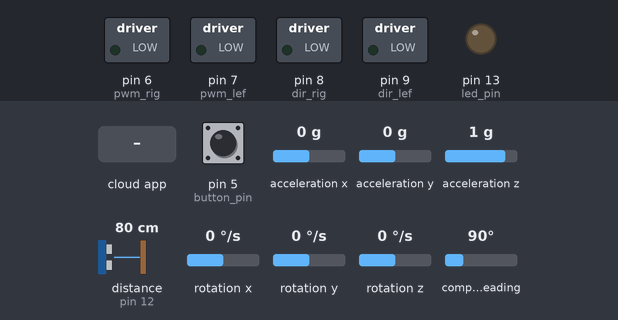
A sketch run on a simulated Arduino Mega 2560, built with avr-gcc and run on an emulated ATmega2560. Parts: switched loads named in the sketch (green lamp = pin HIGH), output pins drawn as LEDs (lit = HIGH). Inputs (shaded band) come from the test bench; at power-on: pin 5 (button_pin) HIGH, acceleration x 0 g, acceleration y 0 g, acceleration z 1 g, distance to the obstacle (sensor on pin 12) 80 cm, rotation x 0 °/s, rotation y 0 °/s, rotation z 0 °/s, compass heading 90°. The echo pulse lasts 58.3 µs per cm; the ROS host is connected and sends only what is stated.

Above: at 1.2 s.
1.3 s: the phone or cloud app sets linear.x to -100
At 2.1 s:
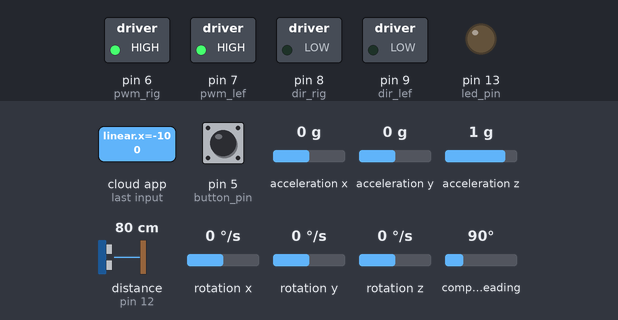
3.8 s: the phone or cloud app sets linear.x to 100
At 4.6 s:
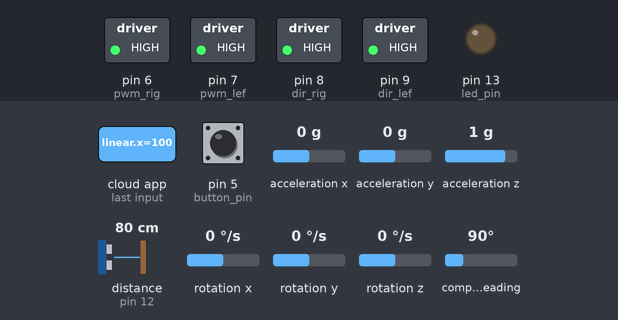
At 5.9 s:
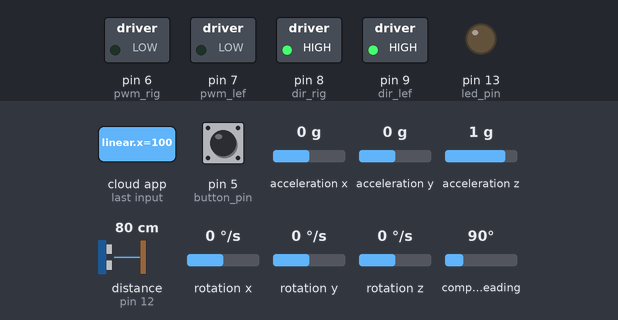
Timing chart, 0 to 7.4 s (numbered marks = the images above; inputs shaded):
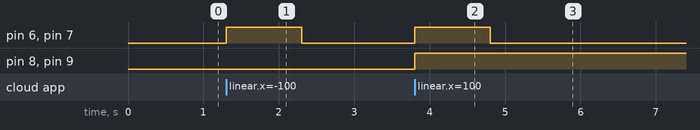

The sketch:

A_U_E_updated.ino
```cpp
//Welcome to Durga prasad coding
#define USE_USBCON
#include <Wire.h>
#include <PID_v1.h>
#include <ros.h>
#include <std_msgs/String.h>
#include <geometry_msgs/Vector3Stamped.h>
#include <geometry_msgs/Twist.h>
#include <geometry_msgs/Pose2D.h>
#include <ros/time.h>
#include <ArduinoHardware.h>
#include <std_msgs/Float64.h>
#include <Adafruit_BNO055.h>
#include <utility/imumaths.h>0
#include <tf/transform_broadcaster.h>
#include <sensor_msgs/Imu.h>
#include <sensor_msgs/Range.h>
#include <std_msgs/Bool.h>
#include <Ultrasonic.h>
/***********************************************************************************
  loop time Decleration like frequency for publishing
************************************************************************************/
#define LOOPTIME 100     //Looptime in millisecond
const byte noCommLoopMax = 10;                //number of main loops the robot will execute without communication before stopping
unsigned int noCommLoops = 0;                 //main loop without communication counter
Adafruit_BNO055 bno = Adafruit_BNO055(55, 0x28);
/***********************************************************************************
exit sensor Declaration
************************************************************************************/
const int button_pin = 5;
   const int led_pin = 13;

   bool last_reading;
   long last_debounce_time=0;
   long debounce_delay=6000;
   bool published = true;
/***********************************************************************************
  motor pin numbers Decleration
************************************************************************************/
#define dir_rig 8
#define pwm_rig 6
#define dir_lef 9
#define pwm_lef 7
/******************************************************************************
  ULTRASONIC input pin numbers Decleration
************************************************************************************/
Ultrasonic ultrasonic_m(11,12); //11 trig,12 echo
long ultra_last_debounce_time=0;
long ultra_debounce_delay=6000;
int duration;
int distance;
int ultracount;
int u_m;
/***********************************************************************************
  encoder input pin numbers Decleration
************************************************************************************/
const byte interruptPin_rais_a_rig = 31;       //2, 3, 18, 19, 20, 21 interrupt pins
const byte interruptPin_fal_a_rig = 33;
const byte interruptPin_rais_b_rig = 35;
const byte interruptPin_fal_b_rig = 37;

const byte interruptPin_rais_a_lef = 22;       //2, 3, 18, 19, 20, 21 interrupt pins
const byte interruptPin_fal_a_lef = 23;
const byte interruptPin_rais_b_lef = 24;
const byte interruptPin_fal_b_lef = 25;

volatile byte state = LOW;
signed long int count_rig = 0, count_lef = 0;
int en_a_state_rig = 0, en_b_state_rig = 0, en_a_las_state_rig = 0, en_b_las_state_rig = 0;
int en_a_state_lef = 0, en_b_state_lef = 0, en_a_las_state_lef = 0, en_b_las_state_lef = 0;

long encoder_left = 0;
long encoder_right = 0;
/***********************************************************************************
  speed Decleration
*********************************************************************************/
const double speed_pwm = 0.00148 ;//0.00083--dc motors //0.00235 //0.011
const double min_speed_cmd = 0.02962;//100 rpm  0.01349; //50 rpm//0.0038--dc motors; //2.26; //0.0882;
unsigned long lastMilli = 0, lm = 0;
const double radius = 0.0625;  //0.06125;////0.055681818;                   //Wheel radius, in m
const double wheelbase = 0.32; //0.32;               //Wheelbase, in m

double c_r = 0, c_l = 0;

double speed_req = 0;                         //Desired linear speed for the robot, in m/s
double angular_speed_req = 0;                 //Desired angular speed for the robot, in rad/s

double speed_req_left = 0;                    //Desired speed for left wheel in m/s
double speed_act_left = 0;                    //Actual speed for left wheel in m/s
double speed_cmd_left = 0;                    //Command speed for left wheel in m/s

double speed_req_right = 0;                   //Desired speed for right wheel in m/s
double speed_act_right = 0;                   //Actual speed for right wheel in m/s
double speed_cmd_right = 0;                   //Command speed for right wheel in m/s

const double max_speed = 0.03599; /// above 100 rpm// //0.16--dc motors;                 //Max speed in m/s
/******initialize Pwm values to zero**********/
int PWM_leftMotor = 0;
int PWM_rightMotor = 0;
int d = 0;
/***********************************************************************************
  PID Decleration
************************************************************************************/
const double PID_left_param[] = { 0.24, 0, 1 }; //Respectively Kp//0.29, Ki and Kd for left motor PID
const double PID_right_param[] = { 0.24, 0, 1 }; //Respectively Kp//0.262, Ki and Kd for right motor PID
PID PID_leftMotor(&speed_act_left, &speed_cmd_left, &speed_req_left, PID_left_param[0], PID_left_param[1], PID_left_param[2], DIRECT);          //Setting up the PID for left motor
PID PID_rightMotor(&speed_act_right, &speed_cmd_right, &speed_req_right, PID_right_param[0], PID_right_param[1], PID_right_param[2], DIRECT);   //Setting up the PID for right motor

ros::NodeHandle nh;
/***********************************************************************************
  Function to handle cmd_vel
************************************************************************************/
void handle_cmd (const geometry_msgs::Twist& cmd_vel)
{
  noCommLoops = 0;                                                  //Reset the counter for number of main loops without communication
  // if(ultracount==1)
 // {
    speed_req = cmd_vel.linear.x;                                     //Extract the commanded linear speed from the message

    angular_speed_req = cmd_vel.angular.z;                            //Extract the commanded angular speed from the message

    speed_req_left  = speed_req - angular_speed_req * (wheelbase / 2); //Calculate the required speed for the left motor to comply with commanded linear and angular speeds
    speed_req_right = speed_req + angular_speed_req * (wheelbase / 2); //Calculate the required speed for the right motor to comply with commanded linear and angular speeds
  //}
  //    else if(ultracount==0)
  //    {
  //      speed_req_left=0;
  //      speed_req_right=0;
  //      }
}
/***********************************************************************************
  Decelartion & Intialization of PUB & SUB message types and functiolns
************************************************************************************/

geometry_msgs::Pose2D pwm_output_msg;
geometry_msgs::Pose2D encoder_msg;
geometry_msgs::Vector3Stamped speed_msg;                                //create a "speed_msg" ROS message
sensor_msgs::Imu imu_msg;
sensor_msgs::Range sonar_msg_m;//ultrasonic
std_msgs::Bool pushed_msg;

geometry_msgs::TransformStamped t;
geometry_msgs::TransformStamped l;
tf::TransformBroadcaster broadcaster;
char base_link[] = "/base_link";
char imu_frame[] = "/imu";
char ultra_frame[]="/ultrasonic";
ros::Publisher pub_sonar_m("rangeSonar_m", &sonar_msg_m);
ros::Publisher pub_button("pushed", &pushed_msg);
ros::Publisher imu_pub("imu_data", &imu_msg);
//ros::Publisher range_pub("sonar",&range_msg);
ros::Subscriber<geometry_msgs::Twist> cmd_vel("cmd_vel", handle_cmd);   //create a subscriber to ROS topic for velocity commands (will execute "handle_cmd" function when receiving data)
ros::Publisher speed_pub("speed", &speed_msg);                          //create a publisher to ROS topic "speed" using the "speed_msg" type
ros::Publisher pwm_output_pub("pwm_output", &pwm_output_msg);
ros::Publisher encoder_pub("encoder", &encoder_msg);

/*************************************************************************************
  setup
**************************************************************************************/
void setup()
{
  nh.initNode();                            //init ROS node
  nh.getHardware()->setBaud(115200);         //set baud for ROS serial communication
  nh.subscribe(cmd_vel);                    //suscribe to ROS topic for velocity commands
  nh.advertise(speed_pub);                  //prepare to publish speed in ROS topic
  nh.advertise(encoder_pub);
  nh.advertise(pwm_output_pub);
  nh.advertise(imu_pub);

     nh.advertise(pub_button);
     nh.advertise(pub_sonar_m);
  //nh.advertise(range_pub);
  broadcaster.init(nh);
  /**************************************************************
    Exit & ultra
    *******************************************************************/
    ultrasonic_m.setTimeout(40000UL);


     pinMode(led_pin, OUTPUT);
     pinMode(button_pin, INPUT);

     //Enable the pullup resistor on the button
     digitalWrite(button_pin, HIGH);

     //The button is a normally button
    // last_reading = ! digitalRead(button_pin);

  /**************************************************************************************
    BNo055 testing
  ***************************************************************************************/
 while (!bno.begin())
  {
    nh.loginfo("No BNO055 detected");
  }
  /**************************************************************************************
    encoders and motors initilization
  **************************************************************************************/
  pinMode (pwm_rig, OUTPUT);
  pinMode (dir_rig, OUTPUT);
  pinMode (pwm_lef, OUTPUT);
  pinMode (dir_lef, OUTPUT);

  //pinMode(trigPin, OUTPUT);
 // pinMode(echoPin, INPUT);

  pinMode(interruptPin_rais_a_rig, INPUT_PULLUP);
  attachInterrupt(digitalPinToInterrupt(interruptPin_rais_a_rig), rais_a_rig, RISING);
  pinMode(interruptPin_fal_a_rig, INPUT_PULLUP);
  attachInterrupt(digitalPinToInterrupt(interruptPin_fal_a_rig), fall_a_rig, FALLING);
  pinMode(interruptPin_rais_b_rig, INPUT_PULLUP);
  attachInterrupt(digitalPinToInterrupt(interruptPin_rais_b_rig), rais_b_rig, RISING);
  pinMode(interruptPin_fal_b_rig, INPUT_PULLUP);
  attachInterrupt(digitalPinToInterrupt(interruptPin_fal_b_rig), fall_b_rig, FALLING);

  pinMode(interruptPin_rais_a_lef, INPUT_PULLUP);
  attachInterrupt(digitalPinToInterrupt(interruptPin_rais_a_lef), rais_a_lef, RISING);
  pinMode(interruptPin_fal_a_lef, INPUT_PULLUP);
  attachInterrupt(digitalPinToInterrupt(interruptPin_fal_a_lef), fall_a_lef, FALLING);
  pinMode(interruptPin_rais_b_lef, INPUT_PULLUP);
  attachInterrupt(digitalPinToInterrupt(interruptPin_rais_b_lef), rais_b_lef, RISING);
  pinMode(interruptPin_fal_b_lef, INPUT_PULLUP);
  attachInterrupt(digitalPinToInterrupt(interruptPin_fal_b_lef), fall_b_lef, FALLING);
}
/**************************************************************************************
  Loop starts here
**************************************************************************************/
void loop()
{
  nh.spinOnce();
  if ((millis() - lastMilli) >= LOOPTIME)
  {
    lastMilli = millis();
    c_l = count_lef;
    c_r = count_rig;
    if (abs(count_lef) < 5) {                                                //Avoid taking in account small disturbances
      speed_act_left = 0;
    }
    else
    {
      speed_act_left = ((c_l / 2786) * 2 * (22 / 7) * radius) * (1000 / LOOPTIME); // calculate speed of left wheel             !!!! 990 encoder total pulse coun //384 //15260--dc motors
    }

    if (abs(count_rig) < 5) {                                               //Avoid taking in account small disturbances
      speed_act_right = 0;
    }
    else {
      speed_act_right = ((c_r / 2786) * 2 * (22 / 7) * radius) * (1000 / LOOPTIME); // calculate speed of right wheel          !!!! 990 encoder total pulse coun
    }

    encoder_left = encoder_left + count_lef;
    encoder_right = encoder_right + count_rig;

    //        if(encoder_left>32000) encoder_left = 0;
    //       if(encoder_right>32000) encoder_right = 0;

    count_lef = 0;
    count_rig = 0;

    speed_cmd_left = constrain(speed_cmd_left, -max_speed, max_speed);
    PID_leftMotor.Compute();                                                 // compute PWM value for left motor
    PWM_leftMotor = constrain(((speed_req_left + sgn(speed_req_left) * min_speed_cmd) / speed_pwm) + (speed_cmd_left / speed_pwm), -255, 255);

    if (noCommLoops >= noCommLoopMax)
    { //Stopping if too much time without command
      analogWrite(pwm_lef, 0);
    }
    else if (speed_req_left == 0) {                      //Stopping
      analogWrite(pwm_lef, 0);
    }
    else if (PWM_leftMotor > 0) {                         //Going forward
      analogWrite(pwm_lef, PWM_leftMotor);
      digitalWrite(dir_lef, HIGH);
    }
    else {                                               //Going backward
      analogWrite(pwm_lef, abs(PWM_leftMotor));
      digitalWrite(dir_lef, LOW);
    }

    speed_cmd_right = constrain(speed_cmd_right, -max_speed, max_speed);
    PID_rightMotor.Compute();                                                 // compute PWM value for right motor
    PWM_rightMotor = constrain(((speed_req_right + sgn(speed_req_right) * min_speed_cmd) / speed_pwm) + (speed_cmd_right / speed_pwm) , -255, 255);

    if (noCommLoops >= noCommLoopMax) {                   //Stopping if too much time without command
      analogWrite(pwm_rig, 0);
    }
    else if (speed_req_right == 0) {                      //Stopping
      analogWrite(pwm_rig, 0);
    }
    else if (PWM_rightMotor > 0) {                        //Going forward
      analogWrite(pwm_rig, PWM_rightMotor);
      digitalWrite(dir_rig, HIGH);
    }
    else {                                                //Going backward
      analogWrite(pwm_rig, abs(PWM_rightMotor));
      digitalWrite(dir_rig, LOW);
    }

    noCommLoops++;
    if (noCommLoops == 65535) {
      noCommLoops = noCommLoopMax;
    }
    updateimu();
    //updateultra();
    publishSpeed();
       updateexit();
   updateultra();
  }
}
/**************************************************************************************
  publish Odometry
**************************************************************************************/
void publishSpeed()
{
  speed_msg.header.stamp = nh.now();      //timestamp for odometry data
  speed_msg.vector.x = speed_act_left;    //left wheel speed (in m/s)
  speed_msg.vector.y = speed_act_right;   //right wheel speed (in m/s)
  speed_msg.vector.z = 0.1;//0.2;   //looptime, should be the same as specified in LOOPTIME (in s)
  speed_pub.publish(&speed_msg);


  encoder_msg.x = millis();
  encoder_msg.y = encoder_right;
  encoder_pub.publish( &encoder_msg);

  pwm_output_msg.x = PWM_leftMotor;
  pwm_output_msg.y = PWM_rightMotor;
  pwm_output_pub.publish(&pwm_output_msg);

  imu_pub.publish(&imu_msg);
  //  range_pub.publish(&range_msg);


  //t.header.stamp = nh.now();
  // broadcaster.sendTransform(t);

  nh.spinOnce();
  nh.loginfo("Publishing odometry");
}
/**************************************************************************************
  update imu
**************************************************************************************/
void updateimu()
{
  nh.spinOnce();
  imu::Quaternion quat = bno.getQuat();
  sensors_event_t orientationData , angVelocityData , linearAccelData, magnetometerData, accelerometerData, gravityData;
  bno.getEvent(&angVelocityData, Adafruit_BNO055::VECTOR_GYROSCOPE);
  //bno.getEvent(&linearAccelData, Adafruit_BNO055::VECTOR_LINEARACCEL);
  bno.getEvent(&accelerometerData, Adafruit_BNO055::VECTOR_ACCELEROMETER);
  imu_msg.header.stamp = nh.now();
  imu_msg.header.frame_id = "imu";
  imu_msg.orientation.x = quat.x();
  imu_msg.orientation.y = quat.y();
  imu_msg.orientation.z = quat.z();
  imu_msg.orientation.w = quat.w();
  imu_msg.angular_velocity.x = angVelocityData.gyro.x;
  imu_msg.angular_velocity.y = angVelocityData.gyro.y;
  imu_msg.angular_velocity.z = angVelocityData.gyro.z;
  imu_msg.linear_acceleration.x = accelerometerData.acceleration.x;
  imu_msg.linear_acceleration.y = accelerometerData.acceleration.y;
  imu_msg.linear_acceleration.z = accelerometerData.acceleration.z;

  l.header.frame_id = base_link;
  l.child_frame_id = imu_frame;
  // l.header.frame_id = imu_frame;
  l.transform.rotation.x = 0;
  l.transform.rotation.y = 0;
  l.transform.rotation.z = 0;
  l.transform.rotation.w = 1.0;
  l.header.stamp = nh.now();
  // if ((millis() - lm) >= 1000)
  { lm = millis();
    broadcaster.sendTransform(l);
  }

}
void updateexit()
{
   bool reading = digitalRead(button_pin);
   if(reading ==0){

     if ( (millis() - last_debounce_time)  > debounce_delay) {

      nh.loginfo("0");
            last_debounce_time=millis();
            pushed_msg.data = reading;
            pub_button.publish(&pushed_msg);
     }
     }

//     if(reading ==1)
//     {
//       // nh.loginfo("1");
//     }

}
/**************************************************************************************
ULTRASONIC
**************************************************************************************/
void updateultra()
{
  //nh.spinOnce();


if(ultrasonic_m.read()<40)
{
  u_m=ultrasonic_m.read();
   ultracount=0;
  if ((millis() - ultra_last_debounce_time)  > ultra_debounce_delay) {
      ultra_last_debounce_time = millis();

       sonar_msg_m.range = u_m;
    pub_sonar_m.publish(&sonar_msg_m);
     nh.loginfo("ultrasonic");
  }
}
 else
 {
  ultracount=1;
 }
// t.header.frame_id =base_link;
// t.child_frame_id = ultra_frame;
// t.transform.translation.x=0.2;
// t.transform.translation.y=0;
// t.transform.translation.z=0.055;
// t.transform.rotation.x =0;
// t.transform.rotation.y =0;
// t.transform.rotation.z =0;
// t.transform.rotation.w = 1.0;
// t.header.stamp = nh.now();
// broadcaster.sendTransform(t);
}
/**************************************************************************************************************
  ENCODER CALCULATIONS
**************************************************************************************/
void rais_a_rig() {                                                                                                                         //interrupt right functions
  en_a_state_rig = HIGH;
  calculataion_rig();
}
void fall_a_rig() {
  en_a_state_rig = LOW;
  calculataion_rig();
}
void rais_b_rig() {
  en_b_state_rig = HIGH;
  calculataion_rig();
}
void fall_b_rig() {

  en_b_state_rig = LOW;
  calculataion_rig();
}
void calculataion_rig()                                                                                                                   //interrupt right calculations
{
  if (en_a_state_rig != en_a_las_state_rig)
  {
    if (en_b_state_rig == en_a_state_rig)
    {
      count_rig --;
    }
    else
    {
      count_rig ++;
    }
  }
  else if (en_a_state_rig == en_a_las_state_rig)
  {

    if (en_b_state_rig != en_b_las_state_rig)
    {
      if (en_b_state_rig != en_a_state_rig)
      {
        count_rig --;
      }
      else
      {
        count_rig ++;
      }
    }
  }
  en_a_las_state_rig = en_a_state_rig;
  en_b_las_state_rig = en_b_state_rig;
}

void rais_a_lef() {                                                                                                             //interrupt left functions
  en_a_state_lef = HIGH;
  calculataion_lef();
}
void fall_a_lef() {

  en_a_state_lef = LOW;
  calculataion_lef();
}
void rais_b_lef() {
  en_b_state_lef = HIGH;
  calculataion_lef();
}
void fall_b_lef() {

  en_b_state_lef = LOW;
  calculataion_lef();
}
void calculataion_lef()                                                                                                                                //interrupt right claculations
{
  if (en_a_state_lef != en_a_las_state_lef)
  {
    if (en_b_state_lef == en_a_state_lef)
    {
      if (en_b_state_lef == en_a_state_lef)
        count_lef ++;
    }
    else
    {
      count_lef --;
    }

  }
  else if (en_a_state_lef == en_a_las_state_lef)
  {

    if (en_b_state_lef != en_b_las_state_lef)
    {
      if (en_b_state_lef != en_a_state_lef)
      {
        count_lef ++;
      }
      else
      {
        count_lef --;
      }
    }
  }
  en_a_las_state_lef = en_a_state_lef;
  en_b_las_state_lef = en_b_state_lef;
}

/***stop****/
void dc_stop()
{ Serial.println("stoped");
  analogWrite(pwm_rig, 0); //70
  analogWrite(pwm_lef, 0);
  digitalWrite(dir_rig, LOW); ///right wheel low for straight
  digitalWrite(dir_lef, HIGH);
}

template <typename T> int sgn(T val) {
  return (T(0) < val) - (val < T(0));
}
```

Measured:
- after the input at 1.3 s, pin 6 (pwm_rig), pin 7 (pwm_lef): LOW → HIGH at once, → LOW 1.0 s later
- after the input at 3.8 s, pin 6 (pwm_rig), pin 7 (pwm_lef): LOW → HIGH at once, → LOW 1.0 s later; pin 8 (dir_rig), pin 9 (dir_lef): LOW → HIGH at once
